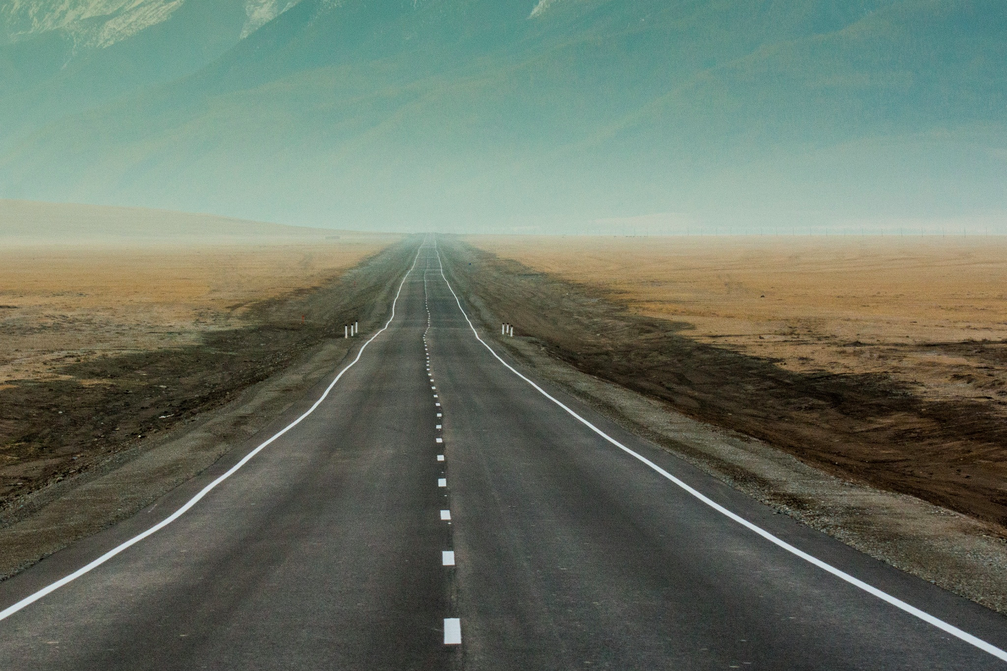
#> input picture image/road3.png, 1007 x 671 px
$ python ColorSelection.py   (Python 2 division)
#> lines starting #> are read from the running program, lines starting #| are printed output that depends on the picture; after the words box and inside, x2 and y2 are one past the last pixel; in counts of white or black regions, pixels touching at a corner belong together
import os

import matplotlib.pyplot as plt
import matplotlib.image as mpiImg
import numpy as np

image = mpiImg.imread('image/road3.png')
#> image is the input picture: shape (671, 1007, 3) float32; mean R, G, B 0.414, 0.452, 0.397
print 'image {0}'.format('road.png')
print 'image type {0}'.format(str(type(image)))
#| image type <class 'numpy.ndarray'>
print 'image shape {0}'.format(str(image.shape))
#| image shape (671, 1007, 3)

xsize = image.shape[1]
#> xsize = 1007
ysize = image.shape[0]
#> ysize = 671

print 'xsize {0}'.format(str(xsize))
#| xsize 1007
print 'ysize {0}'.format(str(ysize))
#| ysize 671

colorSelect = np.copy(image)

red = .5
green = .5
blue = .5
rgb_threshold = [red, green, blue]

thresholds = (image[:, :, 0] < rgb_threshold[0]) \
             | (image[:, :, 1] < rgb_threshold[1]) \
             | (image[:, :, 2] < rgb_threshold[2])
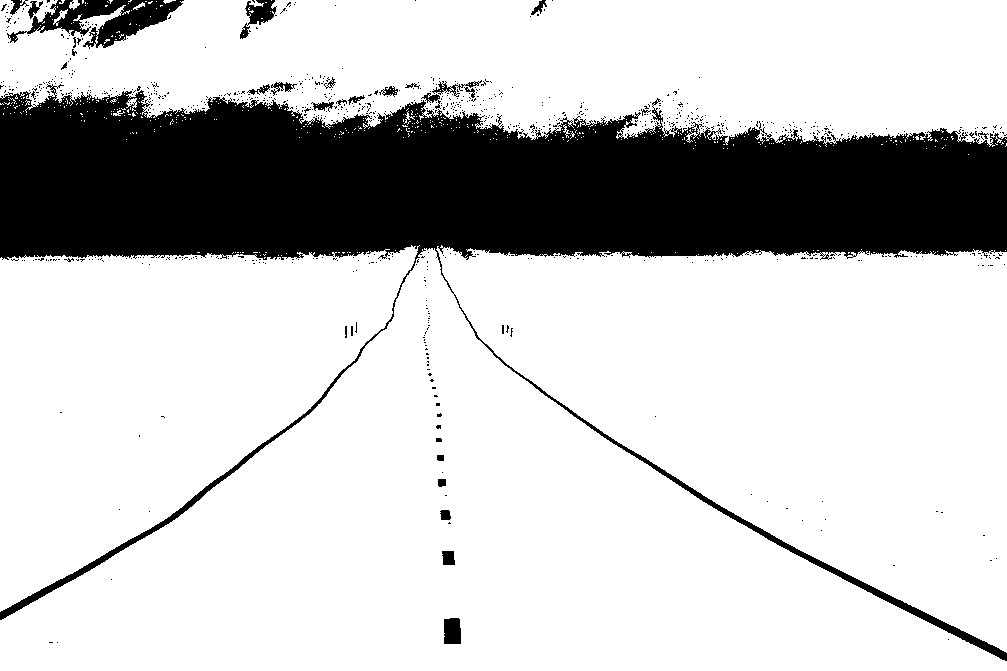
#> thresholds: shape (671, 1007) bool; 78.2% white; 819 black regions (789 under 20 px), largest, box (x1, y1, x2, y2) and area: (0, 84, 1007, 661) 139248, (7, 0, 184, 49) 3628, (240, 0, 277, 39) 583

colorSelect[thresholds] = [0, 0, 0]
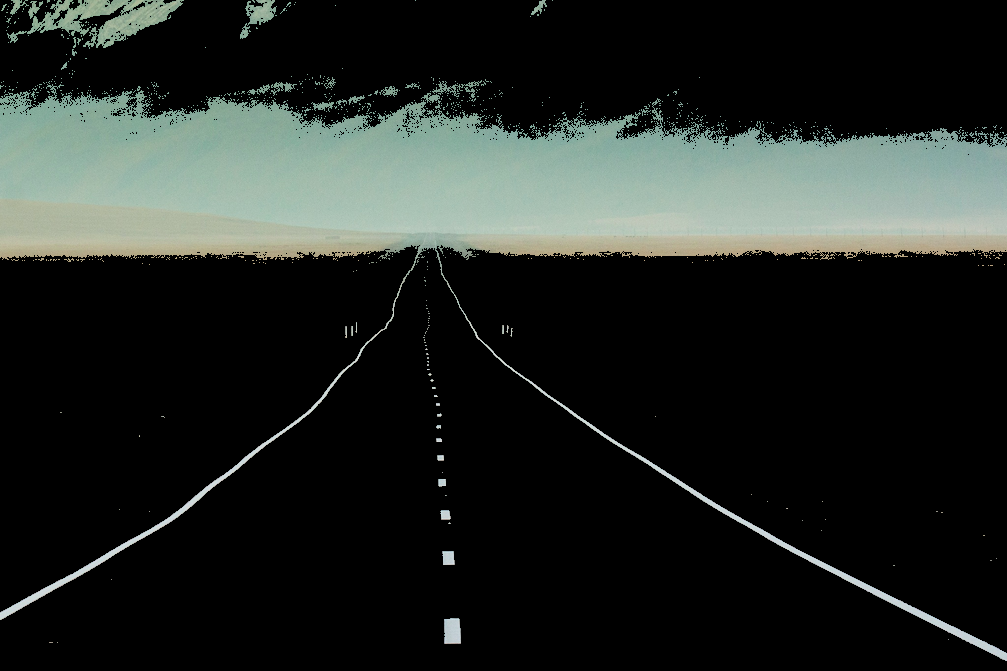
#> colorSelect: shape (671, 1007, 3) float32; mean R, G, B 0.137, 0.156, 0.143

plt.imshow(colorSelect)
plt.show()


# With a region
regionSelect = np.copy(image)

leftBotton = [0, 539]
rightBotton = [900, 300]
apextBotton = [400, 0]
